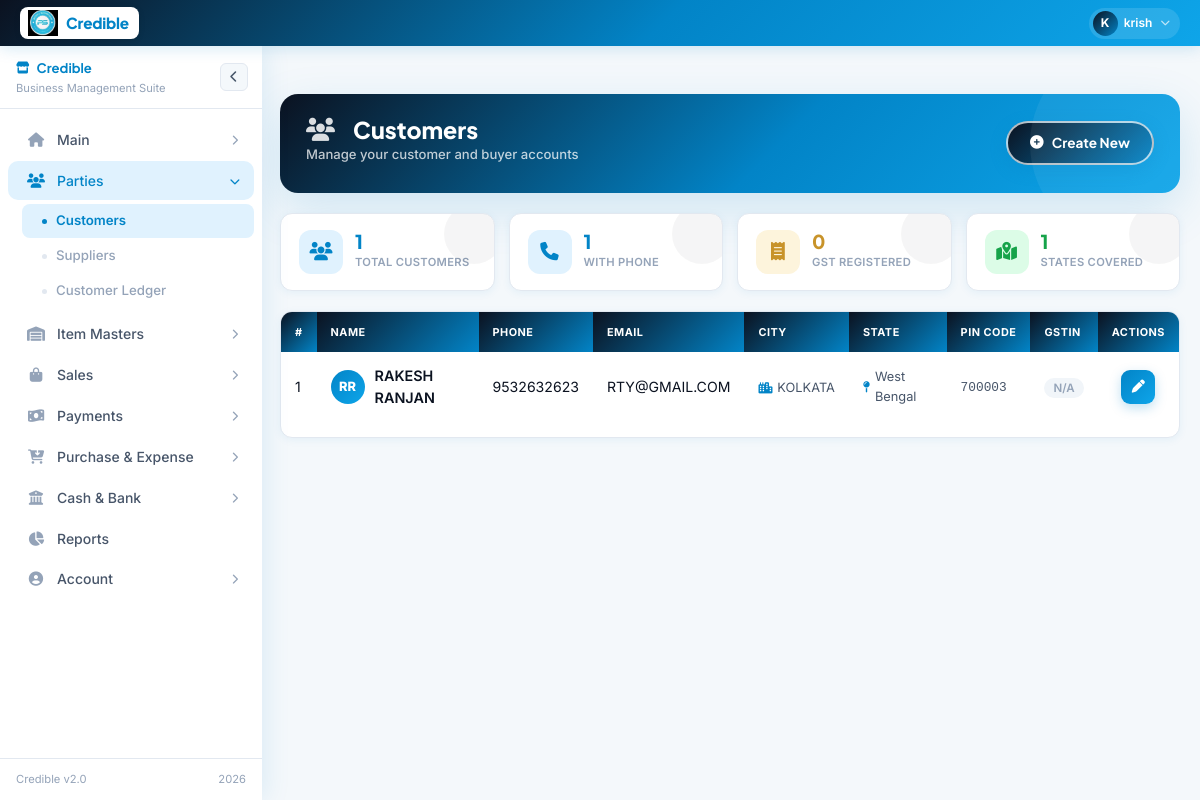
Screenshot of /customers.php (signed in) with the database file from the repository.
### tables this page shows
CREATE TABLE `customers` (
  `id` int(11) NOT NULL AUTO_INCREMENT,
  `name` varchar(255) NOT NULL,
  `phone` varchar(50) DEFAULT NULL,
  `email` varchar(255) DEFAULT NULL,
  `address` text DEFAULT NULL,
  `state` varchar(100) DEFAULT NULL,
  `city` varchar(100) DEFAULT NULL,
  `pincode` varchar(10) DEFAULT NULL,
  `gstin` varchar(15) DEFAULT NULL,
  `created_at` datetime DEFAULT current_timestamp(),
  `updated_at` datetime DEFAULT current_timestamp() ON UPDATE current_timestamp(),
  `current_balance` decimal(10,2) DEFAULT 0.00,
  PRIMARY KEY (`id`),
  UNIQUE KEY `phone` (`phone`),
  KEY `idx_name` (`name`),
  KEY `idx_phone` (`phone`)
);

### customers.php (the view, shortened to what this page needs)
<?php
require_once 'config.php';
include('layout.php');
try {
    $stmt = $conn->prepare("SELECT * FROM customers ORDER BY name ASC");
    $stmt->execute();
    $customers = $stmt->get_result()->fetch_all(MYSQLI_ASSOC);
} catch (Exception $e) {
    $error_message = "Error fetching customers: " . $e->getMessage();
    $customers = [];
}
$total_customers = count($customers);
$with_gstin   = count(array_filter($customers, fn($c) => !empty($c['gstin'])));
$with_phone   = count(array_filter($customers, fn($c) => !empty($c['phone'])));
$states_count = count(array_unique(array_filter(array_column($customers, 'state'))));
?>
<div class="content <?php echo !$is_restricted ? 'content-full' : ''; ?>">
    <div class="page-hero">
        <div class="page-title">
            <h4><i class="fas fa-users me-2" style="opacity:.85"></i>Customers</h4>
            <h6>Manage your customer and buyer accounts</h6>
        </div>
        <div class="page-btn-group">
            <a href="javascript:void(0);" class="btn btn-custom" data-bs-toggle="modal" data-bs-target="#addCustomerModal">
                <i class="fas fa-circle-plus"></i> Create New
            </a>
        </div>
    </div>
    <div class="stats-grid">
        <div class="stat-card">
            <div class="stat-icon purple"><i class="fas fa-users"></i></div>
            <div>
                <div class="stat-val"><?php echo number_format($total_customers); ?></div>
                <div class="stat-label">Total Customers</div>
            </div>
        </div>
        <div class="stat-card">
            <div class="stat-icon blue"><i class="fas fa-phone"></i></div>
            <div>
                <div class="stat-val" style="color:var(--info)"><?php echo number_format($with_phone); ?></div>
                <div class="stat-label">With Phone</div>
            </div>
        </div>
        <div class="stat-card">
            <div class="stat-icon gold"><i class="fas fa-receipt"></i></div>
            <div>
                <div class="stat-val" style="color:#c8932a"><?php echo number_format($with_gstin); ?></div>
                <div class="stat-label">GST Registered</div>
            </div>
        </div>
        <div class="stat-card">
            <div class="stat-icon green"><i class="fas fa-map-location-dot"></i></div>
            <div>
                <div class="stat-val" style="color:var(--success)"><?php echo number_format($states_count); ?></div>
                <div class="stat-label">States Covered</div>
            </div>
        </div>
    </div>
    <div class="table-responsive">
        <table class="table datatable" id="customersTable">
            <thead>
                <tr>
                    <th>#</th>
                    <th>Name</th>
                    <th>Phone</th>
                    <th>Email</th>
                    <th>City</th>
                    <th>State</th>
                    <th>PIN Code</th>
                    <th>GSTIN</th>
                    <th style="text-align:center;">Actions</th>
                </tr>
            </thead>
            <tbody>
                <?php if (!empty($customers)): ?>
                    <?php foreach ($customers as $i => $customer):
                        $initials = strtoupper(substr($customer['name'], 0, 1) . (strpos($customer['name'], ' ') !== false ? substr($customer['name'], strpos($customer['name'], ' ') + 1, 1) : ''));
                    ?>
                        <tr>
                            <td><?php echo $i + 1; ?></td>
                            <td>
                                <div class="customer-cell">
                                    <div class="customer-avatar"><?php echo htmlspecialchars($initials); ?></div>
                                    <div class="customer-name"><?php echo htmlspecialchars($customer['name']); ?></div>
                                </div>
                            </td>
                            <td><?php echo !empty($customer['phone']) ? htmlspecialchars($customer['phone']) : '<span class="badge-na">N/A</span>'; ?></td>
                            <td><?php echo !empty($customer['email']) ? htmlspecialchars($customer['email']) : '<span class="badge-na">N/A</span>'; ?></td>
                            <td><?php echo !empty($customer['city']) ? '<span class="loc-chip"><i class="fas fa-city"></i>'.htmlspecialchars($customer['city']).'</span>' : '<span class="badge-na">N/A</span>'; ?></td>
                            <td><?php echo !empty($customer['state']) ? '<span class="loc-chip"><i class="fas fa-map-pin"></i>'.htmlspecialchars($customer['state']).'</span>' : '<span class="badge-na">N/A</span>'; ?></td>
                            <td><?php echo !empty($customer['pincode']) ? '<span class="pin-chip">'.htmlspecialchars($customer['pincode']).'</span>' : '<span class="badge-na">N/A</span>'; ?></td>
                            <td><?php echo !empty($customer['gstin']) ? '<span class="gstin-chip">'.htmlspecialchars($customer['gstin']).'</span>' : '<span class="badge-na">N/A</span>'; ?></td>
                            <td>
                                <div class="action-container">
                                    <a href="javascript:void(0);"
                                       class="action-btn edit"
                                       data-title="Edit"
                                       data-bs-toggle="modal"
                                       data-bs-target="#editCustomerModal"
                                       onclick="editCustomer(<?php echo htmlspecialchars(json_encode($customer), ENT_QUOTES, 'UTF-8'); ?>);">
                                        <i class="fas fa-pen"></i>
                                    </a>
                                </div>
                            </td>
                        </tr>
                    <?php endforeach; ?>
                <?php endif; ?>
            </tbody>
        </table>
    </div>
</div>

### layout.php (style rules this page uses)
:root { --brand: #0284c7; --brand-dark: #0b1220; --brand-mid: #0ea5e9; --brand-light: #e0f2fe; --brand-xlight: #f0f9ff; --gold: #0369a1; --white: #ffffff; --bg: #f4f8fb; --card: #ffffff; --border: #e2e8f0; --text: #0b1220; --text-mid: #475569; --text-muted: #94a3b8; --success: #16a34a; --danger: #dc2626; --nav-h: 46px; --sb-w: 262px; --sb-w-collapsed: 64px; --radius: 10px; --shadow-nav: 0 2px 16px rgba(2,132,199,.18); --shadow-sb: 4px 0 24px rgba(2,132,199,.10); --transition: 0.28s cubic-bezier(.4,0,.2,1); }
*, *::before, *::after { box-sizing: border-box; margin: 0; padding: 0; }
html { scroll-behavior: smooth; }
body { font-family: 'Inter', sans-serif; background: var(--bg); color: var(--text); overflow-x: hidden; }

### rows the page displays
customers: phone "1", gstin "0", name "RR", name "RAKESH RANJAN", phone "9532632623", email "RTY@GMAIL.COM", city "KOLKATA", state "West Bengal", pincode "700003", shows "N/A"

### other values shown
substr($uname, 0, 1) "K"
explode(' ', $uname)[0] "krish"
$total_customers "1"
$states_count "1"
